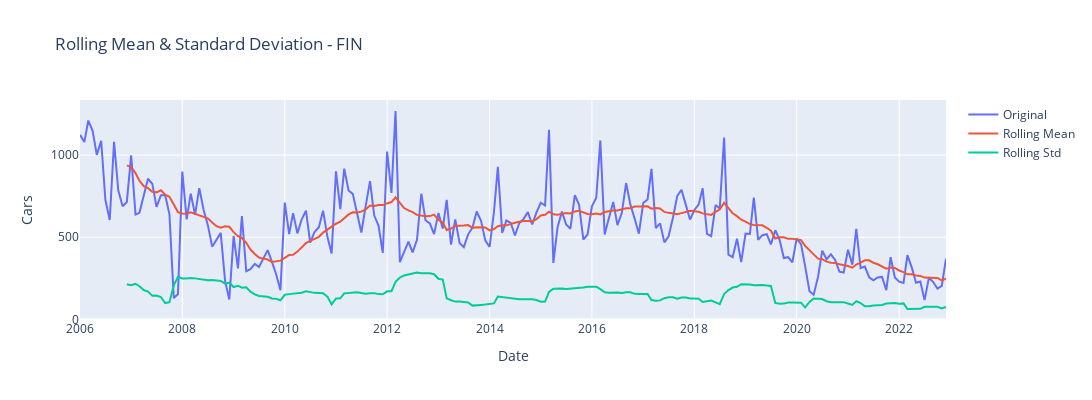

Here is the notebook cell this chart was saved with:
### Markdown cell above
### Trend

Rolling Statistics

A rolling average is a great way to visualize how the dataset is trending. As the dataset provides counts by month, a window size of 12 will give us the annual rolling average.

We will also include the rolling standard deviation to see how much the data varies from the rolling average.

### Code cell
# Determine rolling statistics
# Wwindow size 12 denotes 12 months, giving rolling mean at yearly level
window_size = 12
df["rolling_avg"] = df[dep_var].rolling(window=window_size).mean() 
df["rolling_std"] = df[dep_var].rolling(window=window_size).std()

title = 'Rolling Mean & Standard Deviation - ' + country

fig= go.Figure()

fig.add_trace(go.Scatter(dict(x=df.index.to_timestamp(), y=df[dep_var], mode='lines', name= 'Original')))
fig.add_trace(go.Scatter(dict(x=df.index.to_timestamp(), y=df['rolling_avg'], mode='lines', name= 'Rolling Mean')))
fig.add_trace(go.Scatter(dict(x=df.index.to_timestamp(), y=df['rolling_std'], mode='lines', name= 'Rolling Std')))

fig.update_layout(height=400, width=1200, title=go.layout.Title(text=title),
 xaxis=go.layout.XAxis(title=go.layout.xaxis.Title(text='Date')),
 yaxis=go.layout.YAxis(title=go.layout.yaxis.Title(text='Cars')))

fig.show()

df.drop(['rolling_avg', 'rolling_std'], axis=1, inplace=True)

### Figure 1 — Plotly figure (JSON) as saved in the notebook; plotly's stock layout.template omitted (floating-point values rounded to 4 significant figures; data arrays with more than 128 entries replaced by an {"elided": "..."} marker saying what was removed)
{"data": [{"mode": "lines", "name": "Original", "type": "scatter", "x": {"elided": "204 str values"}, "y": {"elided": "204 int values"}}, {"mode": "lines", "name": "Rolling Mean", "type": "scatter", "x": {"elided": "204 str values"}, "y": {"elided": "204 float values"}}, {"mode": "lines", "name": "Rolling Std", "type": "scatter", "x": {"elided": "204 str values"}, "y": {"elided": "204 float values"}}], "layout": {"height": 400, "title": {"text": "Rolling Mean & Standard Deviation - FIN"}, "width": 1200, "xaxis": {"title": {"text": "Date"}}, "yaxis": {"title": {"text": "Cars"}}}}
